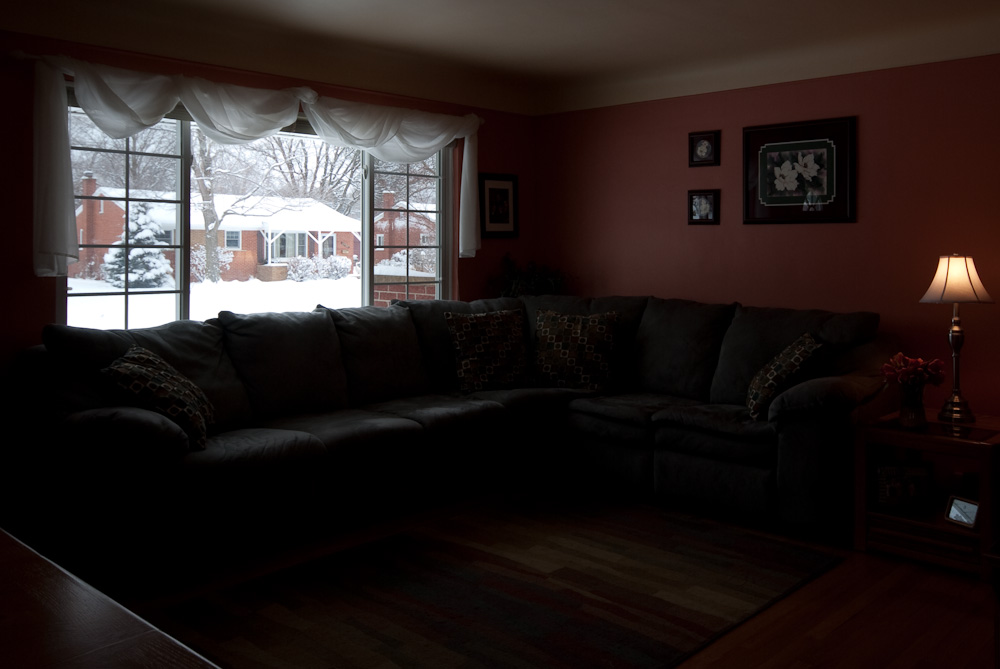
%> input picture master/VIPM/2.2_adaptive_gamma/underexposed.jpg, 1000 x 669 px
$ octave adaptive_gamma.m   (GNU Octave 9; MATLAB toolbox functions it lacks are replaced by stand-ins)
%> lines starting %> are read from the running program, lines starting %| are printed output that depends on the picture
% L'immagine underexposed.jpg è sia sovraesposta (fuori dalla finestra) che sottoesposta (interno), questo la rendere difficile da trattare
% In quanto aumentare il contrasto fuori fa perdere troppe informazioni sull'interno
% mentre aumentare la luminosità all'interno brucia i dettagli fuori dalla finestra

im = imread('underexposed.jpg');
%> im is the input picture: size 669x1000x3 uint8; mean R, G, B 42.5, 33.2, 31.3

figure(1);
imshow(im), title('immagine originale');

% gamma correction globale
im = im2double(im);
%> im: size 669x1000x3 double

%.^ : elevami ogni elemento della matrice (invece che utilizzare il prodotto matriciale)
gamma = 0.4;
im1 = im.^gamma;
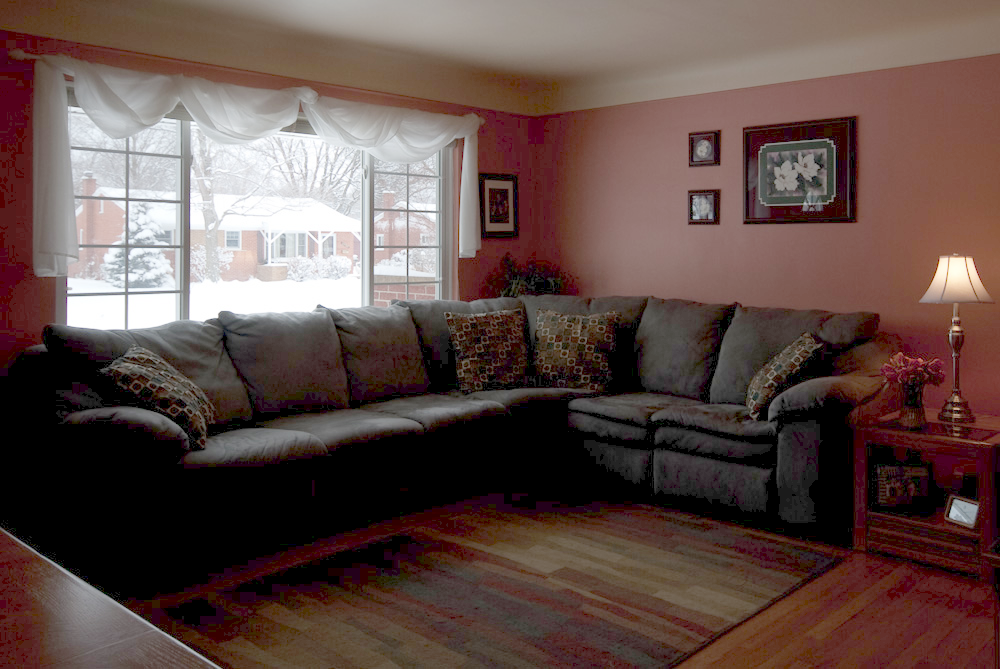
%> im1: size 669x1000x3 double; mean R, G, B 0.386, 0.304, 0.286

gamma = 4;
im2 = im.^gamma;
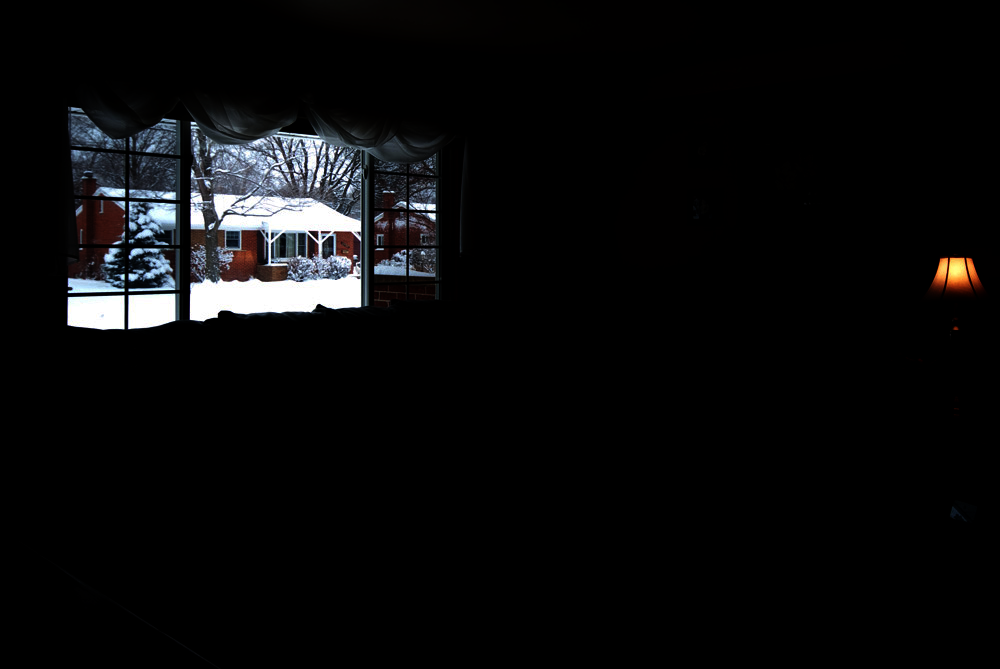
%> im2: size 669x1000x3 double; mean R, G, B 0.0427, 0.0433, 0.0461

% Tramite questa operazione, siccome non è lineare, potrebbe cambiare la relazione tra i canali colore,
% perché i 3 RGB possono essere influenzati in modo diverso dallo stesso valore di gamma
% Un modo migliore è traformare l'immagine in YCbCr e applicare la gamma correction solo al canale della luminanza

figure(2);
subplot(1,2,1), imshow(im1);
subplot(1,2,2), imshow(im2);

%Cambiamento di gamma troppo repentino => schifezza
gamma = 4*rand(size(im, 1), size(im, 2));
im3 = im.^gamma;
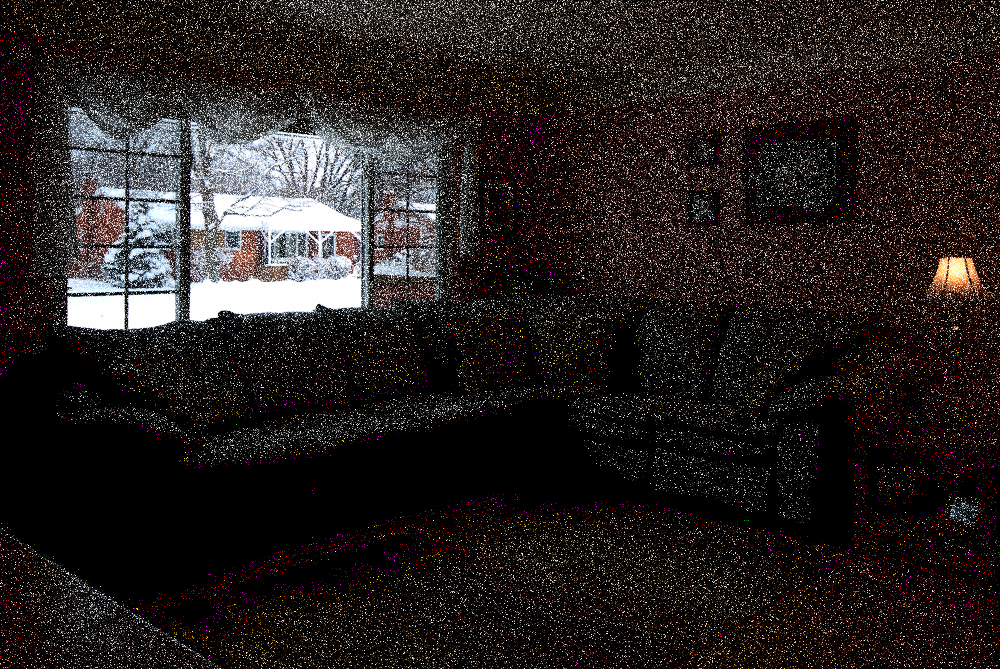
%> im3: size 669x1000x3 double; mean R, G, B 0.15, 0.127, 0.124
figure(3), imshow(im3)

%% Gamma correction adattiva
% in diverse regioni dell'immagine utilizziamo un valore di gamma diverso, in modo che si ottengano i vantaggi di entrambi i valori.

close all
clear
clc

% perciò utilizziamo il filtro gaussiano per creare un immagine maschera dove i valori sono smooth, e non cambiano repentinamente,
% ma si mantiene in media l'informazione della lightness dell'immagine.

% Artefatti possibili: halo sugli oggetti, perché se ci sono hard borders, la maschera come filtro gaussiano tende a rendere morbidi i cambiamenti.
% quindi la gamma correction schiarisce un po dove dovrebbe scurire e viceversa lungo i bordi
%  Per sistemare il problema degli halo si potrebbe applicare il filtro bilaterale.

im = imread('underexposed.jpg');
im = im2double(im);

% converto in YCbCr
Ycbcr = rgb2ycbcr(im);
%> Ycbcr: size 669x1000x3 double; mean of channels 1, 2, 3 0.183, 0.493, 0.519

% estraggo il canale Y
channelY = Ycbcr(:,:,1);

% Calcolo la maschera
mask = 1-channelY;
gaussmask = imgaussfilt(mask, 14);
figure, imshow(gaussmask)
bilatmask = imbilatfilt(mask, 10, 4);
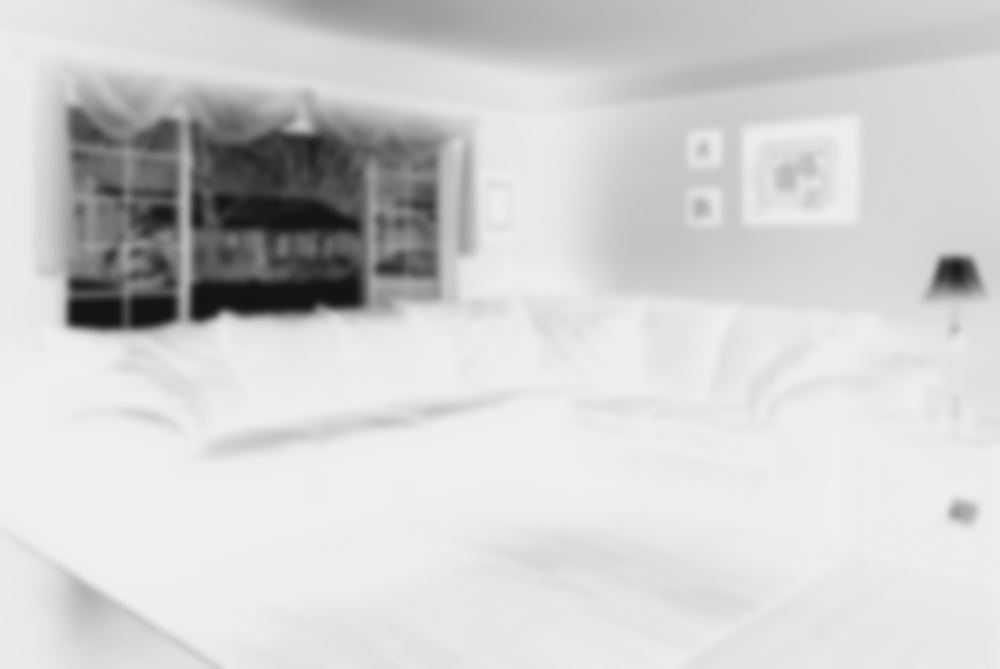
%> bilatmask: size 669x1000 double; min 0.0784, max 0.937, mean 0.817; mean of the top-left, top-right, bottom-left and bottom-right quarters 0.609, 0.828, 0.915, 0.914
figure, imshow(bilatmask);

% Gamma values utilizzando gaussian blur filter
gamma = (0.5 - gaussmask) / 0.5;
gaussChannelY = channelY.^(2.^gamma);

% Gamma values utilizzando bilateral filter
gamma = (0.5 - bilatmask) / 0.5;
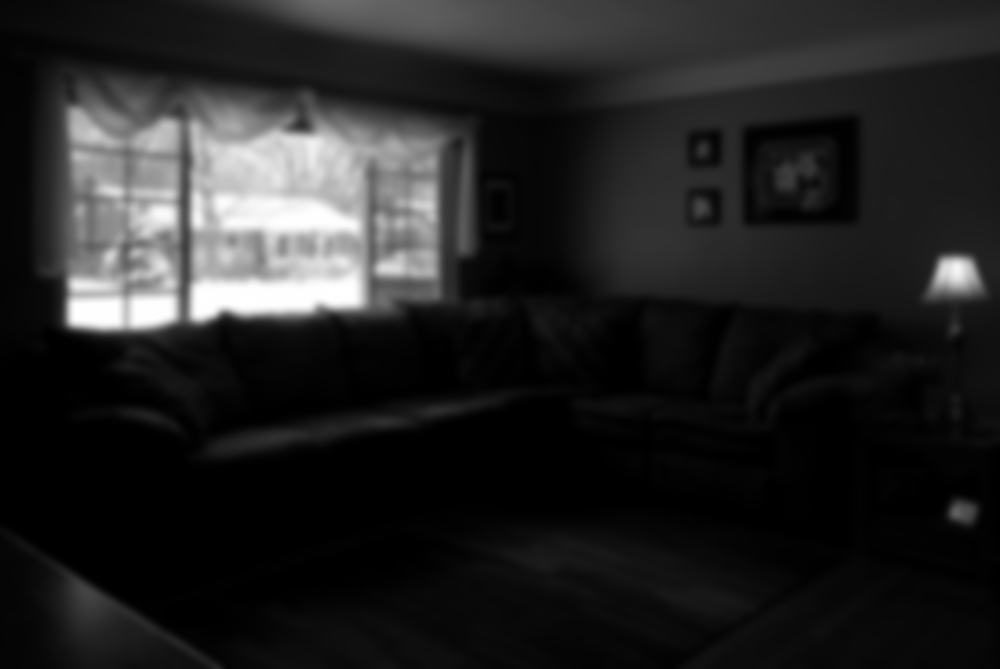
%> gamma: size 669x1000 double; min -0.875, max 0.843, mean -0.634; drawn with min black and max white
bilatChannelY = channelY.^(2.^gamma);

% sovrascrivo il canale Y
im_gauss = Ycbcr;
im_gauss(:,:,1) = gaussChannelY;
%> im_gauss: size 669x1000x3 double; mean of channels 1, 2, 3 0.316, 0.493, 0.519

im_bilat = Ycbcr;
im_bilat(:,:,1) = bilatChannelY;
%> im_bilat: size 669x1000x3 double; mean of channels 1, 2, 3 0.317, 0.493, 0.519

%riconverto in RGB e mostro l'immagine
rgb_gauss = ycbcr2rgb(im_gauss);
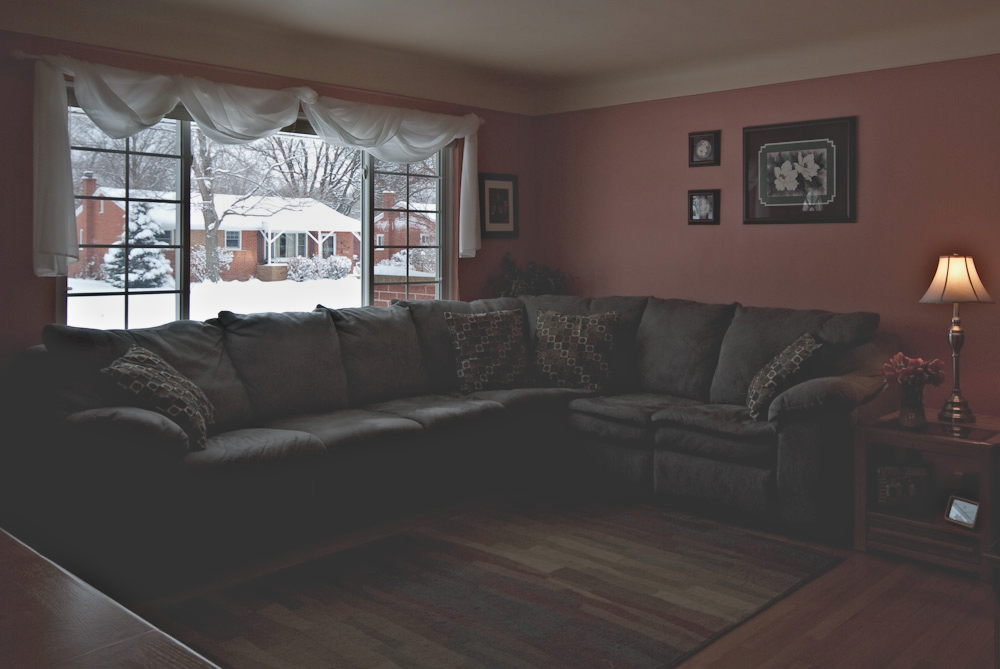
%> rgb_gauss: size 669x1000x3 double; mean R, G, B 0.321, 0.284, 0.277; drawn with min black and max white
rgb_bilat = ycbcr2rgb(im_bilat);
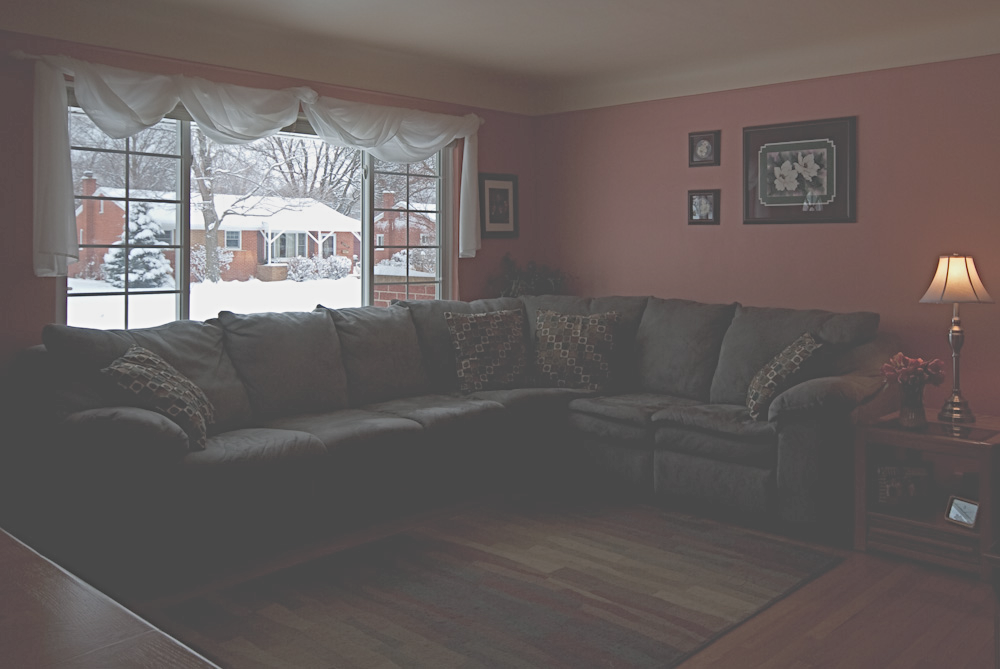
%> rgb_bilat: size 669x1000x3 double; mean R, G, B 0.322, 0.285, 0.278; drawn with min black and max white
figure, imshow(rgb_gauss), imwrite(rgb_gauss, "processed_gauss.jpg");
figure, imshow(rgb_bilat), imwrite(rgb_bilat, "processed_bilateral.jpg");

% Consegna:
% - Codice
% - Presentazione (file documento per )
% Formato zip con dentro tutto
